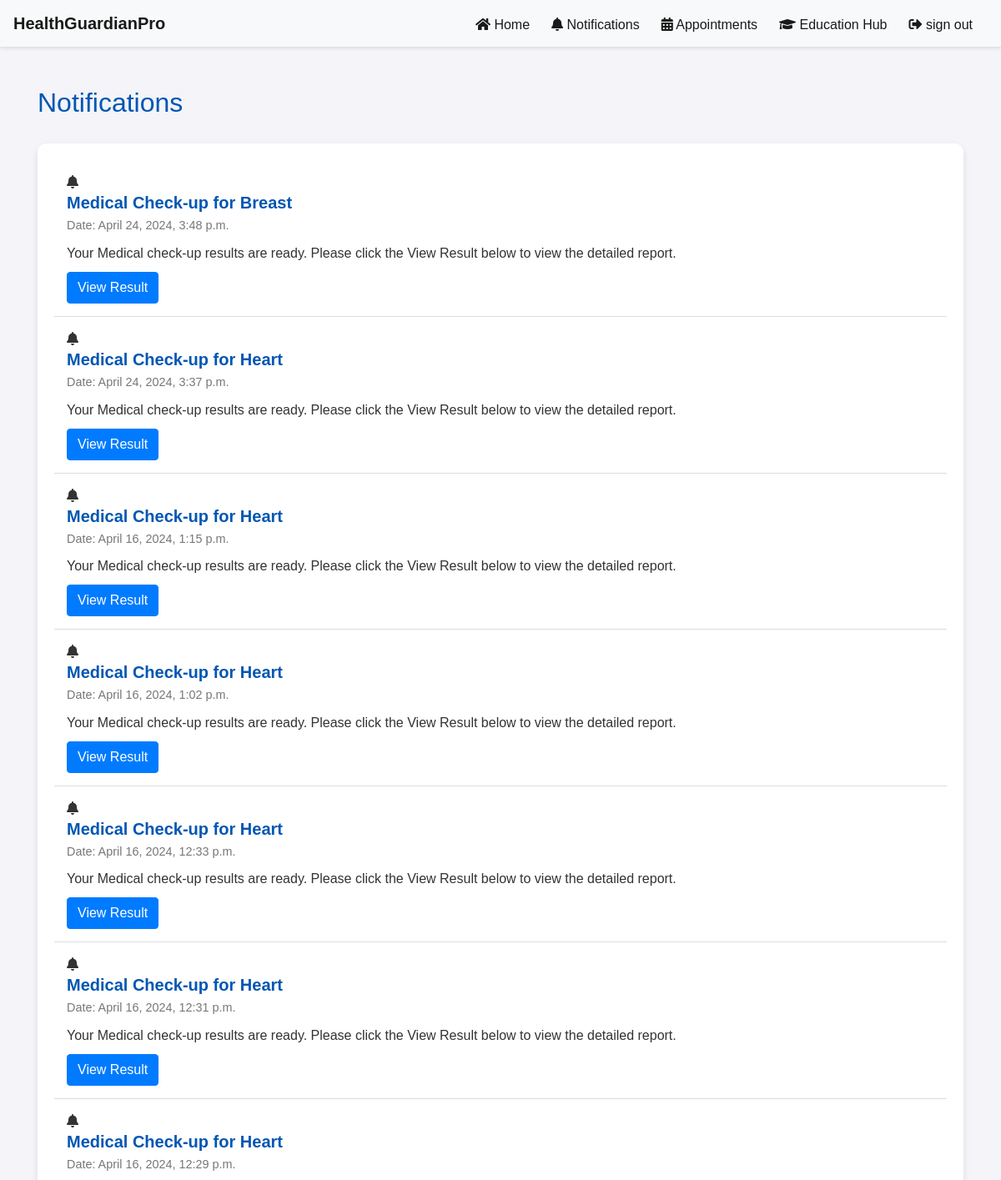
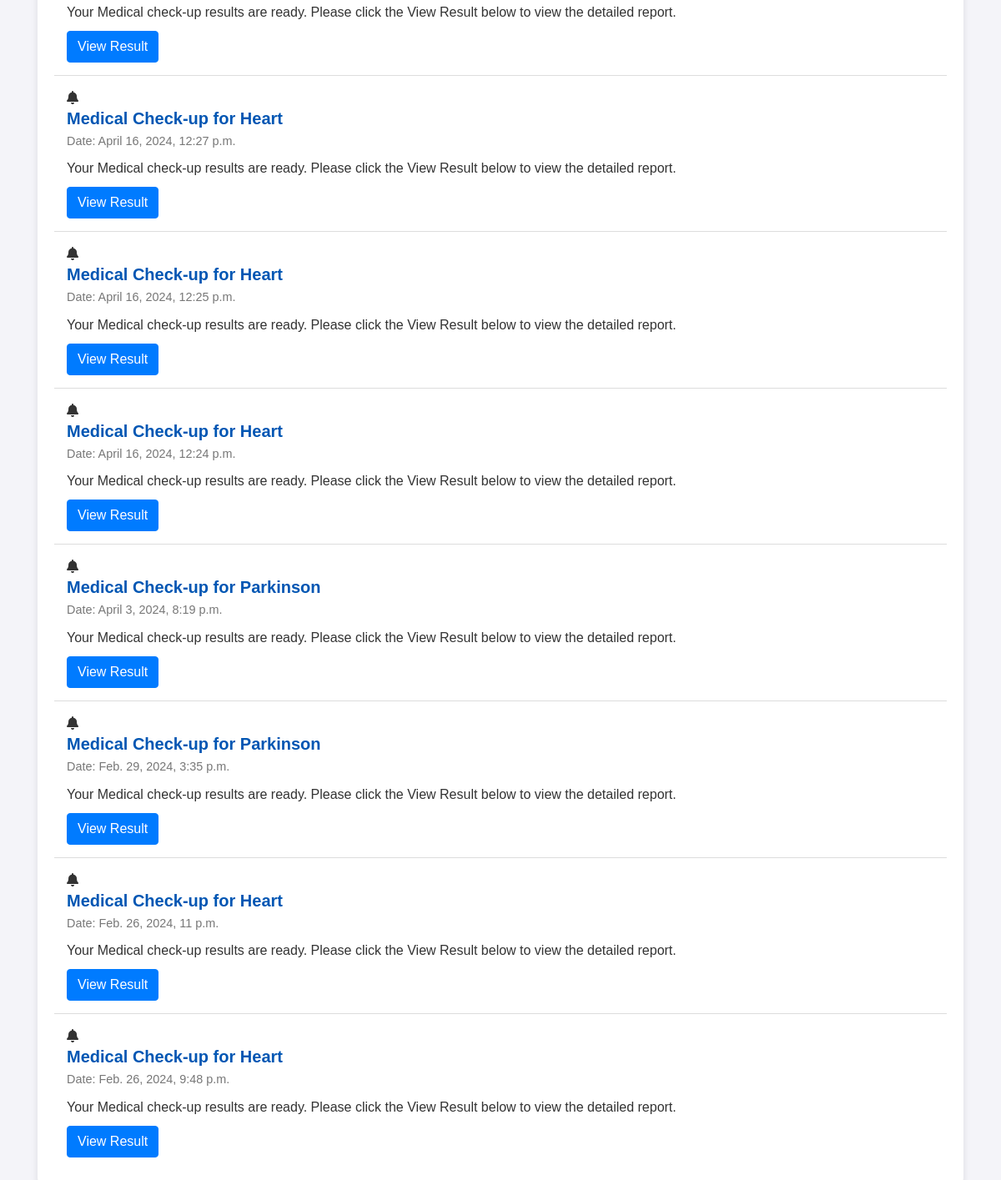
The page /app/patient_notification/ (signed in) on the database its author committed (2 pictures, top to bottom).
### predictor/models.py (models this page shows, shortened)
class Report(models.Model):
    report_id = models.AutoField(primary_key=True)
    user = models.ForeignKey(User, on_delete=models.CASCADE)
    disease_type = models.CharField(max_length=100)
    result = models.TextField(max_length=50)
    created_date = models.DateTimeField(auto_now_add=True)

### predictor/views.py (the view)
# urls.py: path('patient_notification/', views.patient_notification, name='patient_notification'),
def patient_notification(request):
    if request.user.is_authenticated:
        user_id = request.user.id
        patient_reports = Report.objects.filter(user_id=user_id).order_by('-created_date')
    return render(request, 'patient_notification.html',{'patient_reports': patient_reports})

### predictor/templates/patient_notification.html (shortened to what this page needs)
{% if request.user.is_authenticated %}
<!DOCTYPE html>
<html lang="en">
<head>
    <link href="https://cdnjs.cloudflare.com/ajax/libs/font-awesome/5.15.1/css/all.min.css" rel="stylesheet">
    <link href="https://stackpath.bootstrapcdn.com/bootstrap/4.5.2/css/bootstrap.min.css" rel="stylesheet">
</head>
<body>
    {% include 'patient_nav_bar.html' %}
<div class="container mt-5">
   <h2 class="page-title">Notifications</h2>
    <div class="notifications-list">
        {% for report in patient_reports %}
        <div class="notification-item">
            <i class="fas fa-bell "></i>
            <h5 class="notification-title">Medical Check-up for {{ report.disease_type }}</h5>
            <p class="notification-date">Date: {{ report.created_date }}</p>
            <p class="notification-message">Your Medical check-up results are ready. Please click the View Result below to view the detailed report.</p>
            <form method="post" action="{% url 'patient_report_result'%}" >
                <button type="submit" class="btn btn-primary view-result-btn" >View Result</button>
            </form>
        </div>
        {% endfor %}
    </div>
</div>
</body>
</html>
{% endif %}

### predictor/templates/patient_notification.html (style rules this page uses)
body { background-color: #f4f4f9; color: #333; font-family: 'Arial', sans-serif; }
.page-title { color: #0056b3; margin-bottom: 30px; }
.notifications-list { background-color: #ffffff; border-radius: 10px; box-shadow: 0 4px 8px rgba(0,0,0,0.1); padding: 20px; }
.notification-item { padding: 15px; border-bottom: 1px solid #dddddd; }
.notification-title { color: #0056b3; font-weight: bold; margin-bottom: 5px; }
.notification-date { font-size: 0.9em; color: #777777; margin-bottom: 10px; }
.notification-message { margin-bottom: 10px; }
.notification-item:last-child { border-bottom: none; }

### rows shown on the page
Report: disease_type "Breast", created_date "April 24, 2024, 3:48 p.m."
Report: disease_type "Heart", created_date "April 24, 2024, 3:37 p.m."
Report: disease_type "Heart", created_date "April 16, 2024, 1:15 p.m."
Report: disease_type "Heart", created_date "April 16, 2024, 1:02 p.m."
Report: disease_type "Heart", created_date "April 16, 2024, 12:33 p.m."
Report: disease_type "Heart", created_date "April 16, 2024, 12:31 p.m."
Report: disease_type "Heart", created_date "April 16, 2024, 12:29 p.m."
Report: disease_type "Heart", created_date "April 16, 2024, 12:27 p.m."
Report: disease_type "Heart", created_date "April 16, 2024, 12:25 p.m."
Report: disease_type "Heart", created_date "April 16, 2024, 12:24 p.m."
Report: disease_type "Parkinson", created_date "April 3, 2024, 8:19 p.m."
Report: disease_type "Parkinson", created_date "Feb. 29, 2024, 3:35 p.m."
Report: disease_type "Heart", created_date "Feb. 26, 2024, 11 p.m."
Report: disease_type "Heart", created_date "Feb. 26, 2024, 9:48 p.m."
